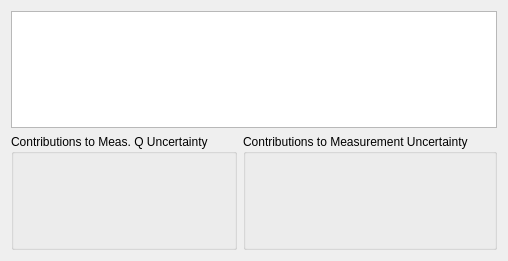
          <widget class="QWidget" name="tab_uncertainty_2_data">
           <attribute name="title">
            <string>Data</string>
           </attribute>
           <layout class="QGridLayout" name="gridLayout_50">
            <item row="0" column="0">
             <layout class="QVBoxLayout" name="verticalLayout_66" stretch="5,5">
              <item>
               <widget class="QTableWidget" name="table_uncertainty_results"/>
              </item>
              <item>
               <layout class="QHBoxLayout" name="horizontalLayout_69" stretch="3,7">
                <item>
                 <widget class="QGroupBox" name="qb_contrib_meas_area">
                  <property name="title">
                   <string>Contributions to Meas. Q Uncertainty</string>
                  </property>
                  <layout class="QHBoxLayout" name="horizontalLayout_71">
                   <item>
                    <widget class="QWidget" name="graph_u_meas" native="true"/>
                   </item>
                  </layout>
                 </widget>
                </item>
                <item>
                 <widget class="QGroupBox" name="gb_contrib_measurement">
                  <property name="title">
                   <string>Contributions to Measurement Uncertainty</string>
                  </property>
                  <layout class="QHBoxLayout" name="horizontalLayout_70">
                   <item>
                    <widget class="QWidget" name="graph_u_measurement" native="true"/>
                   </item>
                  </layout>
                 </widget>
                </item>
               </layout>
              </item>
             </layout>
            </item>
           </layout>
          </widget>
